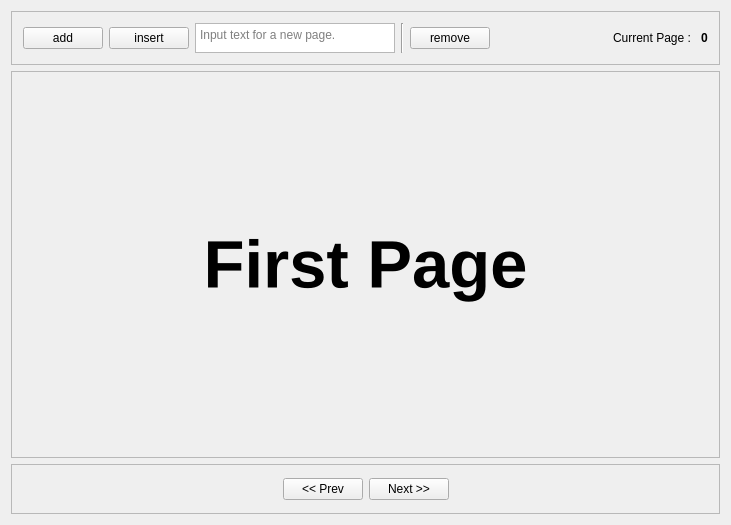
<?xml version="1.0" encoding="UTF-8"?>
<ui version="4.0">
 <class>Dialog</class>
 <widget class="QDialog" name="Dialog">
  <property name="geometry">
   <rect>
    <x>0</x>
    <y>0</y>
    <width>731</width>
    <height>525</height>
   </rect>
  </property>
  <property name="windowTitle">
   <string>QStackedWidget Sample</string>
  </property>
  <layout class="QVBoxLayout" name="verticalLayout">
   <item>
    <widget class="QFrame" name="frame_2">
     <property name="sizePolicy">
      <sizepolicy hsizetype="Preferred" vsizetype="Preferred">
       <horstretch>0</horstretch>
       <verstretch>0</verstretch>
      </sizepolicy>
     </property>
     <property name="minimumSize">
      <size>
       <width>0</width>
       <height>50</height>
      </size>
     </property>
     <property name="frameShape">
      <enum>QFrame::StyledPanel</enum>
     </property>
     <property name="frameShadow">
      <enum>QFrame::Raised</enum>
     </property>
     <layout class="QHBoxLayout" name="horizontalLayout_6">
      <item>
       <widget class="QPushButton" name="pushButton_addPage">
        <property name="text">
         <string>add</string>
        </property>
        <property name="autoDefault">
         <bool>false</bool>
        </property>
       </widget>
      </item>
      <item>
       <widget class="QPushButton" name="pushButton_insertPage">
        <property name="text">
         <string>insert</string>
        </property>
        <property name="autoDefault">
         <bool>false</bool>
        </property>
       </widget>
      </item>
      <item>
       <widget class="QTextEdit" name="textEdit_pageText">
        <property name="sizePolicy">
         <sizepolicy hsizetype="Fixed" vsizetype="Fixed">
          <horstretch>0</horstretch>
          <verstretch>0</verstretch>
         </sizepolicy>
        </property>
        <property name="maximumSize">
         <size>
          <width>200</width>
          <height>30</height>
         </size>
        </property>
        <property name="inputMethodHints">
         <set>Qt::ImhNone</set>
        </property>
        <property name="lineWrapMode">
         <enum>QTextEdit::NoWrap</enum>
        </property>
        <property name="acceptRichText">
         <bool>false</bool>
        </property>
        <property name="placeholderText">
         <string>Input text for a new page.</string>
        </property>
       </widget>
      </item>
      <item>
       <widget class="Line" name="line">
        <property name="orientation">
         <enum>Qt::Vertical</enum>
        </property>
       </widget>
      </item>
      <item>
       <widget class="QPushButton" name="pushButton_removePage">
        <property name="text">
         <string>remove</string>
        </property>
        <property name="autoDefault">
         <bool>false</bool>
        </property>
       </widget>
      </item>
      <item>
       <spacer name="horizontalSpacer_3">
        <property name="orientation">
         <enum>Qt::Horizontal</enum>
        </property>
        <property name="sizeHint" stdset="0">
         <size>
          <width>98</width>
          <height>20</height>
         </size>
        </property>
       </spacer>
      </item>
      <item>
       <widget class="QLabel" name="label_4">
        <property name="text">
         <string>Current Page : </string>
        </property>
       </widget>
      </item>
      <item>
       <widget class="QLabel" name="label_pageIndicator">
        <property name="font">
         <font>
          <weight>75</weight>
          <bold>true</bold>
         </font>
        </property>
        <property name="text">
         <string>0</string>
        </property>
       </widget>
      </item>
     </layout>
    </widget>
   </item>
   <item>
    <widget class="QFrame" name="frame">
     <property name="sizePolicy">
      <sizepolicy hsizetype="Preferred" vsizetype="Expanding">
       <horstretch>0</horstretch>
       <verstretch>0</verstretch>
      </sizepolicy>
     </property>
     <property name="frameShape">
      <enum>QFrame::StyledPanel</enum>
     </property>
     <property name="frameShadow">
      <enum>QFrame::Raised</enum>
     </property>
     <layout class="QHBoxLayout" name="horizontalLayout_2">
      <item>
       <widget class="QStackedWidget" name="stackedWidget">
        <property name="currentIndex">
         <number>0</number>
        </property>
        <widget class="QWidget" name="page">
         <layout class="QHBoxLayout" name="horizontalLayout_3">
          <item>
           <widget class="QLabel" name="label">
            <property name="font">
             <font>
              <pointsize>50</pointsize>
              <weight>75</weight>
              <bold>true</bold>
             </font>
            </property>
            <property name="text">
             <string>First Page</string>
            </property>
            <property name="alignment">
             <set>Qt::AlignCenter</set>
            </property>
           </widget>
          </item>
         </layout>
        </widget>
        <widget class="OriginalWidget" name="page_3"/>
       </widget>
      </item>
     </layout>
    </widget>
   </item>
   <item>
    <widget class="QFrame" name="frame_3">
     <property name="sizePolicy">
      <sizepolicy hsizetype="Preferred" vsizetype="Fixed">
       <horstretch>0</horstretch>
       <verstretch>0</verstretch>
      </sizepolicy>
     </property>
     <property name="minimumSize">
      <size>
       <width>0</width>
       <height>50</height>
      </size>
     </property>
     <property name="frameShape">
      <enum>QFrame::StyledPanel</enum>
     </property>
     <property name="frameShadow">
      <enum>QFrame::Raised</enum>
     </property>
     <layout class="QHBoxLayout" name="horizontalLayout">
      <item>
       <spacer name="horizontalSpacer">
        <property name="orientation">
         <enum>Qt::Horizontal</enum>
        </property>
        <property name="sizeHint" stdset="0">
         <size>
          <width>40</width>
          <height>20</height>
         </size>
        </property>
       </spacer>
      </item>
      <item>
       <widget class="QPushButton" name="pushButton_prev">
        <property name="enabled">
         <bool>true</bool>
        </property>
        <property name="text">
         <string>&lt;&lt; Prev</string>
        </property>
        <property name="autoDefault">
         <bool>false</bool>
        </property>
       </widget>
      </item>
      <item>
       <widget class="QPushButton" name="pushButton_next">
        <property name="text">
         <string>Next &gt;&gt;</string>
        </property>
        <property name="autoDefault">
         <bool>false</bool>
        </property>
       </widget>
      </item>
      <item>
       <spacer name="horizontalSpacer_2">
        <property name="orientation">
         <enum>Qt::Horizontal</enum>
        </property>
        <property name="sizeHint" stdset="0">
         <size>
          <width>40</width>
          <height>20</height>
         </size>
        </property>
       </spacer>
      </item>
     </layout>
    </widget>
   </item>
  </layout>
 </widget>
 <layoutdefault spacing="6" margin="11"/>
 <customwidgets>
  <customwidget>
   <class>OriginalWidget</class>
   <extends>QWidget</extends>
   <header>page_widget/OriginalWidget.h</header>
   <container>1</container>
  </customwidget>
 </customwidgets>
 <resources/>
 <connections/>
</ui>
